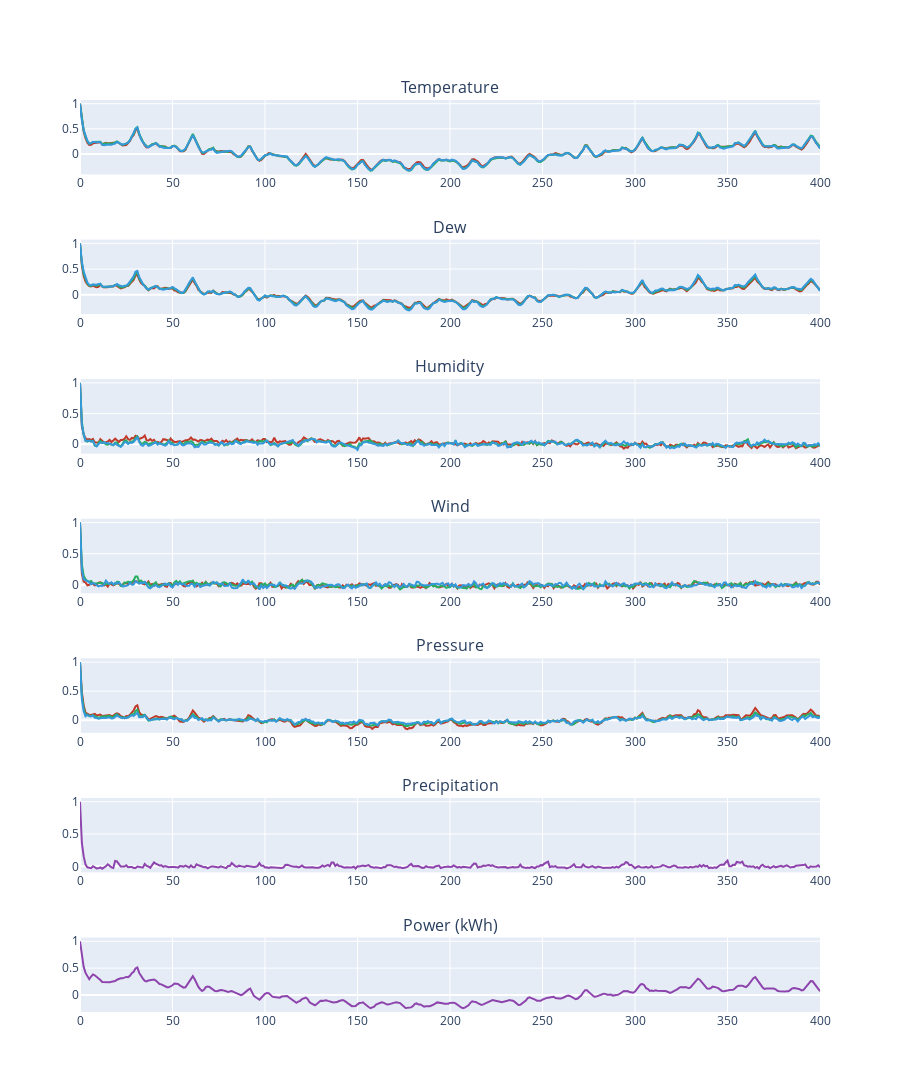

The cell this chart's notebook holds for it:
### Markdown cell above
---
# Autocorrelation Plots

---

### Code cell
fig_2 = make_subplots(rows=7, cols=1, 
                      subplot_titles=["Temperature", "Dew", "Humidity", "Wind", "Pressure",
                                      "Precipitation", "Power (kWh)"])

ind = 0
col_n = ""

color_dict = {"min": "#3498DB", "avg": "#27AE60", "max": "#C0392B", "others": "#8E44AD"}


for ii in range(len(power_weather_cols)):

    col = power_weather_cols[ii]
    col_split = col.split("_")

    if (len(col_split)>1) and (col_split[1] in color_dict.keys()):
        color = color_dict[col_split[1]]
    else:
        color = color_dict["others"]


    if col_n != col_split[0]:
        col_n = col_split[0]
        ind = ind + 1

        fig_2.add_trace(
            go.Scatter(x=[val for val in range(len(pw_acf))], y=pw_acf[col], name=col,
                    #    mode="markers", marker=dict(color=color, symbol="x")
                       line=dict(color=color)
                       ),
            row=ind,
            col=1
        )
    
    else:

        fig_2.add_trace(
            go.Scatter(x=[val for val in range(len(pw_acf))], y=pw_acf[col], name=col,
                    #    mode="markers", marker=dict(color=color, symbol="x")
                       line=dict(color=color)
                       ),
            row=ind,
            col=1
        )


fig_2.update_layout(height=1400, showlegend=False)
fig_2.show()

### Figure 1 — Plotly figure (JSON) as saved in the notebook; plotly's stock layout.template omitted (floating-point values rounded to 4 significant figures; data arrays with more than 128 entries replaced by an {"elided": "..."} marker saying what was removed)
{"data": [{"line": {"color": "#C0392B"}, "name": "temp_max", "type": "scatter", "x": {"elided": "401 int values"}, "xaxis": "x", "y": {"elided": "401 float values"}, "yaxis": "y"}, {"line": {"color": "#27AE60"}, "name": "temp_avg", "type": "scatter", "x": {"elided": "401 int values"}, "xaxis": "x", "y": {"elided": "401 float values"}, "yaxis": "y"}, {"line": {"color": "#3498DB"}, "name": "temp_min", "type": "scatter", "x": {"elided": "401 int values"}, "xaxis": "x", "y": {"elided": "401 float values"}, "yaxis": "y"}, {"line": {"color": "#C0392B"}, "name": "dew_max", "type": "scatter", "x": {"elided": "401 int values"}, "xaxis": "x2", "y": {"elided": "401 float values"}, "yaxis": "y2"}, {"line": {"color": "#27AE60"}, "name": "dew_avg", "type": "scatter", "x": {"elided": "401 int values"}, "xaxis": "x2", "y": {"elided": "401 float values"}, "yaxis": "y2"}, {"line": {"color": "#3498DB"}, "name": "dew_min", "type": "scatter", "x": {"elided": "401 int values"}, "xaxis": "x2", "y": {"elided": "401 float values"}, "yaxis": "y2"}, {"line": {"color": "#C0392B"}, "name": "hum_max", "type": "scatter", "x": {"elided": "401 int values"}, "xaxis": "x3", "y": {"elided": "401 float values"}, "yaxis": "y3"}, {"line": {"color": "#27AE60"}, "name": "hum_avg", "type": "scatter", "x": {"elided": "401 int values"}, "xaxis": "x3", "y": {"elided": "401 float values"}, "yaxis": "y3"}, {"line": {"color": "#3498DB"}, "name": "hum_min", "type": "scatter", "x": {"elided": "401 int values"}, "xaxis": "x3", "y": {"elided": "401 float values"}, "yaxis": "y3"}, {"line": {"color": "#C0392B"}, "name": "wind_max", "type": "scatter", "x": {"elided": "401 int values"}, "xaxis": "x4", "y": {"elided": "401 float values"}, "yaxis": "y4"}, {"line": {"color": "#27AE60"}, "name": "wind_avg", "type": "scatter", "x": {"elided": "401 int values"}, "xaxis": "x4", "y": {"elided": "401 float values"}, "yaxis": "y4"}, {"line": {"color": "#3498DB"}, "name": "wind_min", "type": "scatter", "x": {"elided": "401 int values"}, "xaxis": "x4", "y": {"elided": "401 float values"}, "yaxis": "y4"}, {"line": {"color": "#C0392B"}, "name": "press_max", "type": "scatter", "x": {"elided": "401 int values"}, "xaxis": "x5", "y": {"elided": "401 float values"}, "yaxis": "y5"}, {"line": {"color": "#27AE60"}, "name": "press_avg", "type": "scatter", "x": {"elided": "401 int values"}, "xaxis": "x5", "y": {"elided": "401 float values"}, "yaxis": "y5"}, {"line": {"color": "#3498DB"}, "name": "press_min", "type": "scatter", "x": {"elided": "401 int values"}, "xaxis": "x5", "y": {"elided": "401 float values"}, "yaxis": "y5"}, {"line": {"color": "#8E44AD"}, "name": "precipit", "type": "scatter", "x": {"elided": "401 int values"}, "xaxis": "x6", "y": {"elided": "401 float values"}, "yaxis": "y6"}, {"line": {"color": "#8E44AD"}, "name": "value (k_wh)", "type": "scatter", "x": {"elided": "401 int values"}, "xaxis": "x7", "y": {"elided": "401 float values"}, "yaxis": "y7"}], "layout": {"annotations": [{"font": {"size": 16}, "showarrow": false, "text": "Temperature", "x": 0.5, "xanchor": "center", "xref": "paper", "y": 1.0, "yanchor": "bottom", "yref": "paper"}, {"font": {"size": 16}, "showarrow": false, "text": "Dew", "x": 0.5, "xanchor": "center", "xref": "paper", "y": 0.8469, "yanchor": "bottom", "yref": "paper"}, {"font": {"size": 16}, "showarrow": false, "text": "Humidity", "x": 0.5, "xanchor": "center", "xref": "paper", "y": 0.6939, "yanchor": "bottom", "yref": "paper"}, {"font": {"size": 16}, "showarrow": false, "text": "Wind", "x": 0.5, "xanchor": "center", "xref": "paper", "y": 0.5408, "yanchor": "bottom", "yref": "paper"}, {"font": {"size": 16}, "showarrow": false, "text": "Pressure", "x": 0.5, "xanchor": "center", "xref": "paper", "y": 0.3878, "yanchor": "bottom", "yref": "paper"}, {"font": {"size": 16}, "showarrow": false, "text": "Precipitation", "x": 0.5, "xanchor": "center", "xref": "paper", "y": 0.2347, "yanchor": "bottom", "yref": "paper"}, {"font": {"size": 16}, "showarrow": false, "text": "Power (kWh)", "x": 0.5, "xanchor": "center", "xref": "paper", "y": 0.08163, "yanchor": "bottom", "yref": "paper"}], "height": 1400, "showlegend": false, "xaxis": {"anchor": "y", "domain": [0, 1]}, "xaxis2": {"anchor": "y2", "domain": [0, 1]}, "xaxis3": {"anchor": "y3", "domain": [0, 1]}, "xaxis4": {"anchor": "y4", "domain": [0, 1]}, "xaxis5": {"anchor": "y5", "domain": [0, 1]}, "xaxis6": {"anchor": "y6", "domain": [0, 1]}, "xaxis7": {"anchor": "y7", "domain": [0, 1]}, "yaxis": {"anchor": "x", "domain": [0.9184, 1.0]}, "yaxis2": {"anchor": "x2", "domain": [0.7653, 0.8469]}, "yaxis3": {"anchor": "x3", "domain": [0.6122, 0.6939]}, "yaxis4": {"anchor": "x4", "domain": [0.4592, 0.5408]}, "yaxis5": {"anchor": "x5", "domain": [0.3061, 0.3878]}, "yaxis6": {"anchor": "x6", "domain": [0.1531, 0.2347]}, "yaxis7": {"anchor": "x7", "domain": [0, 0.08163]}}}
